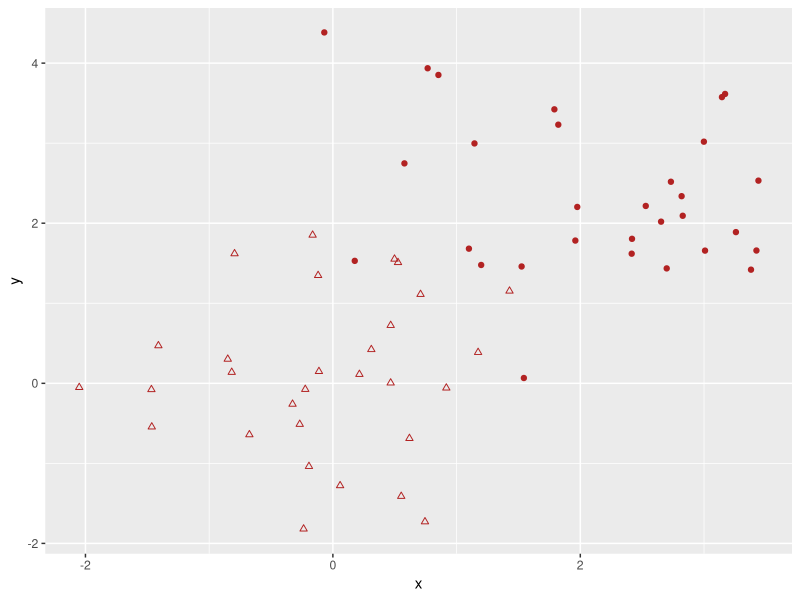
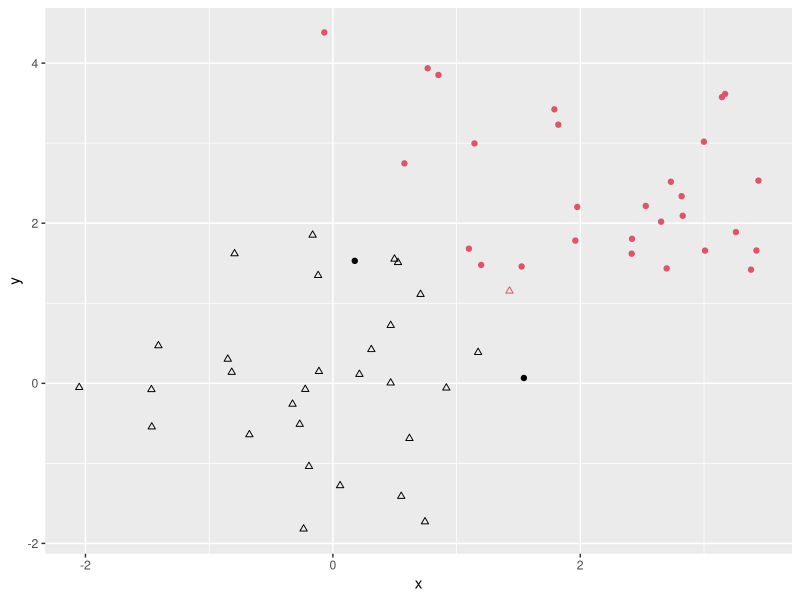
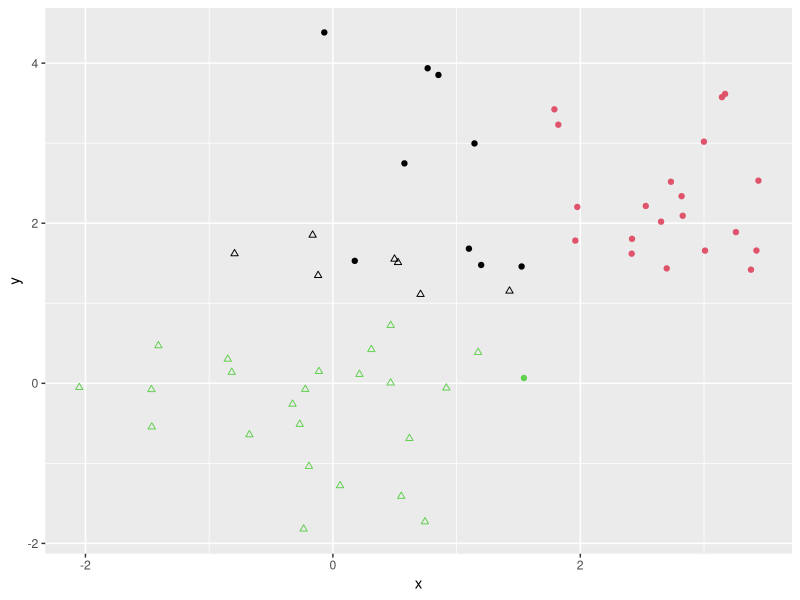
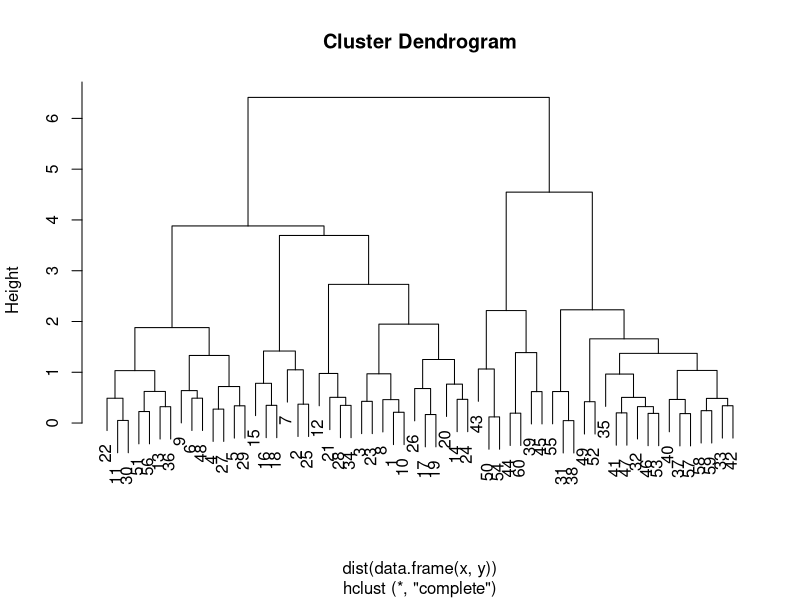

R code for these plots, in order:
## ---- chunk 1
set.seed(101)
x = c(rnorm(30),rnorm(30,mean=2.25))
y = c(rnorm(30),rnorm(30,mean=2.25))
s = c(rep(2,30),rep(19,30))
library(ggplot2)
ggplot(data=data.frame(x,y),mapping=aes(x=x,y=y)) + geom_point(color="firebrick",shape=s)
## ---- chunk 2
km.out = kmeans(data.frame(x,y),2,nstart=20)
color = km.out$cluster
ggplot(data=data.frame(x,y),mapping=aes(x=x,y=y)) + geom_point(color=color,shape=s)
## ---- chunk 3
km.out = kmeans(data.frame(x,y),3,nstart=20)
color = km.out$cluster
ggplot(data=data.frame(x,y),mapping=aes(x=x,y=y)) + geom_point(color=color,shape=s)
## ---- chunk 4
hc.out = hclust(dist(data.frame(x,y)),method="complete")
plot(hc.out)
